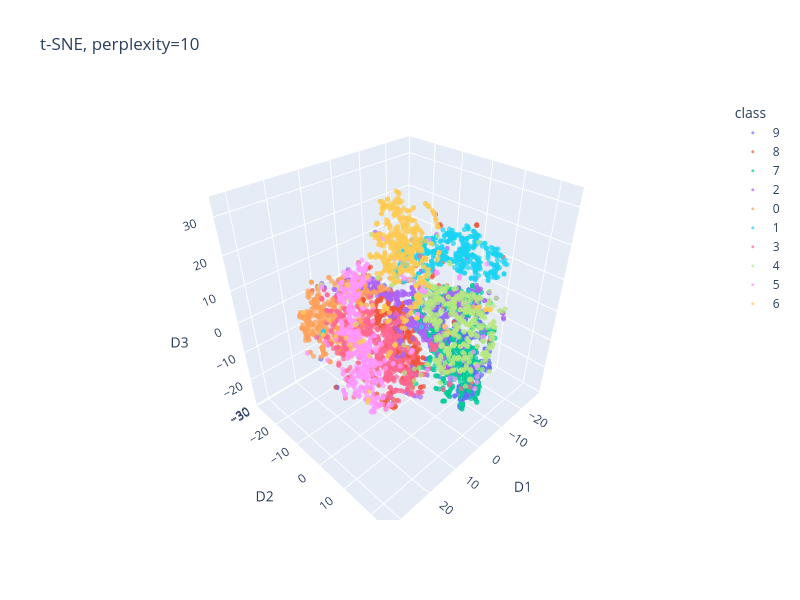
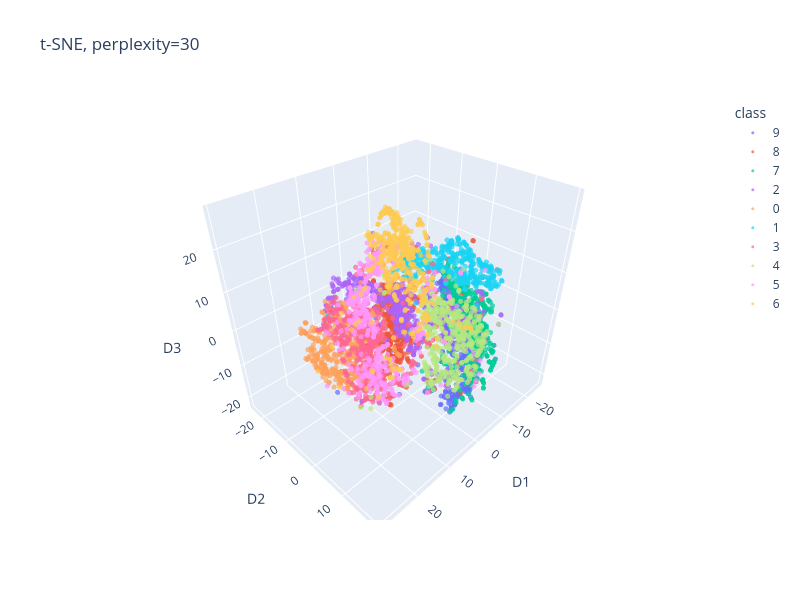
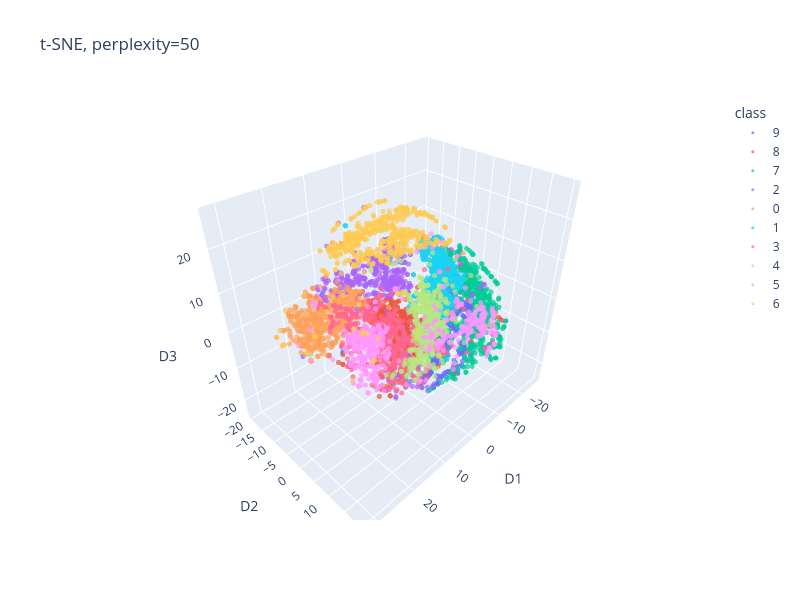

The cell these charts' notebook holds for them, in order:
### Code cell
for perp in [10, 30, 50]:
    tsne = TSNE(n_components=3, perplexity=perp, random_state=42)
    X_tsne = tsne.fit_transform(X_scaled)
    tsne_df = pd.DataFrame({
        "D1": X_tsne[:, 0], "D2": X_tsne[:, 1], "D3": X_tsne[:, 2],
        "class": [class_names[c] for c in y_sub]
    })
    fig = px.scatter_3d(tsne_df, x="D1", y="D2", z="D3", color="class",
                        opacity=0.7, height=600, width=800,
                        title=f"t-SNE, perplexity={perp}")
    fig.update_traces(marker_size=3)
    fig.show()

### Figure 1 — Plotly figure (JSON) as saved in the notebook; plotly's stock layout.template omitted (floating-point values rounded to 4 significant figures; data arrays with more than 128 entries replaced by an {"elided": "..."} marker saying what was removed)
{"data": [{"hovertemplate": "class=9<br>D1=%{x}<br>D2=%{y}<br>D3=%{z}<extra></extra>", "legendgroup": "9", "marker": {"color": "#636efa", "opacity": 0.7, "size": 3, "symbol": "circle"}, "mode": "markers", "name": "9", "scene": "scene", "showlegend": true, "type": "scatter3d", "x": {"elided": "500 float values"}, "y": {"elided": "500 float values"}, "z": {"elided": "500 float values"}}, {"hovertemplate": "class=8<br>D1=%{x}<br>D2=%{y}<br>D3=%{z}<extra></extra>", "legendgroup": "8", "marker": {"color": "#EF553B", "opacity": 0.7, "size": 3, "symbol": "circle"}, "mode": "markers", "name": "8", "scene": "scene", "showlegend": true, "type": "scatter3d", "x": {"elided": "500 float values"}, "y": {"elided": "500 float values"}, "z": {"elided": "500 float values"}}, {"hovertemplate": "class=7<br>D1=%{x}<br>D2=%{y}<br>D3=%{z}<extra></extra>", "legendgroup": "7", "marker": {"color": "#00cc96", "opacity": 0.7, "size": 3, "symbol": "circle"}, "mode": "markers", "name": "7", "scene": "scene", "showlegend": true, "type": "scatter3d", "x": {"elided": "500 float values"}, "y": {"elided": "500 float values"}, "z": {"elided": "500 float values"}}, {"hovertemplate": "class=2<br>D1=%{x}<br>D2=%{y}<br>D3=%{z}<extra></extra>", "legendgroup": "2", "marker": {"color": "#ab63fa", "opacity": 0.7, "size": 3, "symbol": "circle"}, "mode": "markers", "name": "2", "scene": "scene", "showlegend": true, "type": "scatter3d", "x": {"elided": "500 float values"}, "y": {"elided": "500 float values"}, "z": {"elided": "500 float values"}}, {"hovertemplate": "class=0<br>D1=%{x}<br>D2=%{y}<br>D3=%{z}<extra></extra>", "legendgroup": "0", "marker": {"color": "#FFA15A", "opacity": 0.7, "size": 3, "symbol": "circle"}, "mode": "markers", "name": "0", "scene": "scene", "showlegend": true, "type": "scatter3d", "x": {"elided": "500 float values"}, "y": {"elided": "500 float values"}, "z": {"elided": "500 float values"}}, {"hovertemplate": "class=1<br>D1=%{x}<br>D2=%{y}<br>D3=%{z}<extra></extra>", "legendgroup": "1", "marker": {"color": "#19d3f3", "opacity": 0.7, "size": 3, "symbol": "circle"}, "mode": "markers", "name": "1", "scene": "scene", "showlegend": true, "type": "scatter3d", "x": {"elided": "500 float values"}, "y": {"elided": "500 float values"}, "z": {"elided": "500 float values"}}, {"hovertemplate": "class=3<br>D1=%{x}<br>D2=%{y}<br>D3=%{z}<extra></extra>", "legendgroup": "3", "marker": {"color": "#FF6692", "opacity": 0.7, "size": 3, "symbol": "circle"}, "mode": "markers", "name": "3", "scene": "scene", "showlegend": true, "type": "scatter3d", "x": {"elided": "500 float values"}, "y": {"elided": "500 float values"}, "z": {"elided": "500 float values"}}, {"hovertemplate": "class=4<br>D1=%{x}<br>D2=%{y}<br>D3=%{z}<extra></extra>", "legendgroup": "4", "marker": {"color": "#B6E880", "opacity": 0.7, "size": 3, "symbol": "circle"}, "mode": "markers", "name": "4", "scene": "scene", "showlegend": true, "type": "scatter3d", "x": {"elided": "500 float values"}, "y": {"elided": "500 float values"}, "z": {"elided": "500 float values"}}, {"hovertemplate": "class=5<br>D1=%{x}<br>D2=%{y}<br>D3=%{z}<extra></extra>", "legendgroup": "5", "marker": {"color": "#FF97FF", "opacity": 0.7, "size": 3, "symbol": "circle"}, "mode": "markers", "name": "5", "scene": "scene", "showlegend": true, "type": "scatter3d", "x": {"elided": "500 float values"}, "y": {"elided": "500 float values"}, "z": {"elided": "500 float values"}}, {"hovertemplate": "class=6<br>D1=%{x}<br>D2=%{y}<br>D3=%{z}<extra></extra>", "legendgroup": "6", "marker": {"color": "#FECB52", "opacity": 0.7, "size": 3, "symbol": "circle"}, "mode": "markers", "name": "6", "scene": "scene", "showlegend": true, "type": "scatter3d", "x": {"elided": "500 float values"}, "y": {"elided": "500 float values"}, "z": {"elided": "500 float values"}}], "layout": {"height": 600, "legend": {"title": {"text": "class"}, "tracegroupgap": 0}, "scene": {"domain": {"x": [0, 1], "y": [0, 1]}, "xaxis": {"title": {"text": "D1"}}, "yaxis": {"title": {"text": "D2"}}, "zaxis": {"title": {"text": "D3"}}}, "title": {"text": "t-SNE, perplexity=10"}, "width": 800}}

### Figure 2 — Plotly figure (JSON) as saved in the notebook; plotly's stock layout.template omitted (floating-point values rounded to 4 significant figures; data arrays with more than 128 entries replaced by an {"elided": "..."} marker saying what was removed)
{"data": [{"hovertemplate": "class=9<br>D1=%{x}<br>D2=%{y}<br>D3=%{z}<extra></extra>", "legendgroup": "9", "marker": {"color": "#636efa", "opacity": 0.7, "size": 3, "symbol": "circle"}, "mode": "markers", "name": "9", "scene": "scene", "showlegend": true, "type": "scatter3d", "x": {"elided": "500 float values"}, "y": {"elided": "500 float values"}, "z": {"elided": "500 float values"}}, {"hovertemplate": "class=8<br>D1=%{x}<br>D2=%{y}<br>D3=%{z}<extra></extra>", "legendgroup": "8", "marker": {"color": "#EF553B", "opacity": 0.7, "size": 3, "symbol": "circle"}, "mode": "markers", "name": "8", "scene": "scene", "showlegend": true, "type": "scatter3d", "x": {"elided": "500 float values"}, "y": {"elided": "500 float values"}, "z": {"elided": "500 float values"}}, {"hovertemplate": "class=7<br>D1=%{x}<br>D2=%{y}<br>D3=%{z}<extra></extra>", "legendgroup": "7", "marker": {"color": "#00cc96", "opacity": 0.7, "size": 3, "symbol": "circle"}, "mode": "markers", "name": "7", "scene": "scene", "showlegend": true, "type": "scatter3d", "x": {"elided": "500 float values"}, "y": {"elided": "500 float values"}, "z": {"elided": "500 float values"}}, {"hovertemplate": "class=2<br>D1=%{x}<br>D2=%{y}<br>D3=%{z}<extra></extra>", "legendgroup": "2", "marker": {"color": "#ab63fa", "opacity": 0.7, "size": 3, "symbol": "circle"}, "mode": "markers", "name": "2", "scene": "scene", "showlegend": true, "type": "scatter3d", "x": {"elided": "500 float values"}, "y": {"elided": "500 float values"}, "z": {"elided": "500 float values"}}, {"hovertemplate": "class=0<br>D1=%{x}<br>D2=%{y}<br>D3=%{z}<extra></extra>", "legendgroup": "0", "marker": {"color": "#FFA15A", "opacity": 0.7, "size": 3, "symbol": "circle"}, "mode": "markers", "name": "0", "scene": "scene", "showlegend": true, "type": "scatter3d", "x": {"elided": "500 float values"}, "y": {"elided": "500 float values"}, "z": {"elided": "500 float values"}}, {"hovertemplate": "class=1<br>D1=%{x}<br>D2=%{y}<br>D3=%{z}<extra></extra>", "legendgroup": "1", "marker": {"color": "#19d3f3", "opacity": 0.7, "size": 3, "symbol": "circle"}, "mode": "markers", "name": "1", "scene": "scene", "showlegend": true, "type": "scatter3d", "x": {"elided": "500 float values"}, "y": {"elided": "500 float values"}, "z": {"elided": "500 float values"}}, {"hovertemplate": "class=3<br>D1=%{x}<br>D2=%{y}<br>D3=%{z}<extra></extra>", "legendgroup": "3", "marker": {"color": "#FF6692", "opacity": 0.7, "size": 3, "symbol": "circle"}, "mode": "markers", "name": "3", "scene": "scene", "showlegend": true, "type": "scatter3d", "x": {"elided": "500 float values"}, "y": {"elided": "500 float values"}, "z": {"elided": "500 float values"}}, {"hovertemplate": "class=4<br>D1=%{x}<br>D2=%{y}<br>D3=%{z}<extra></extra>", "legendgroup": "4", "marker": {"color": "#B6E880", "opacity": 0.7, "size": 3, "symbol": "circle"}, "mode": "markers", "name": "4", "scene": "scene", "showlegend": true, "type": "scatter3d", "x": {"elided": "500 float values"}, "y": {"elided": "500 float values"}, "z": {"elided": "500 float values"}}, {"hovertemplate": "class=5<br>D1=%{x}<br>D2=%{y}<br>D3=%{z}<extra></extra>", "legendgroup": "5", "marker": {"color": "#FF97FF", "opacity": 0.7, "size": 3, "symbol": "circle"}, "mode": "markers", "name": "5", "scene": "scene", "showlegend": true, "type": "scatter3d", "x": {"elided": "500 float values"}, "y": {"elided": "500 float values"}, "z": {"elided": "500 float values"}}, {"hovertemplate": "class=6<br>D1=%{x}<br>D2=%{y}<br>D3=%{z}<extra></extra>", "legendgroup": "6", "marker": {"color": "#FECB52", "opacity": 0.7, "size": 3, "symbol": "circle"}, "mode": "markers", "name": "6", "scene": "scene", "showlegend": true, "type": "scatter3d", "x": {"elided": "500 float values"}, "y": {"elided": "500 float values"}, "z": {"elided": "500 float values"}}], "layout": {"height": 600, "legend": {"title": {"text": "class"}, "tracegroupgap": 0}, "scene": {"domain": {"x": [0, 1], "y": [0, 1]}, "xaxis": {"title": {"text": "D1"}}, "yaxis": {"title": {"text": "D2"}}, "zaxis": {"title": {"text": "D3"}}}, "title": {"text": "t-SNE, perplexity=30"}, "width": 800}}

### Figure 3 — Plotly figure (JSON) as saved in the notebook; plotly's stock layout.template omitted (floating-point values rounded to 4 significant figures; data arrays with more than 128 entries replaced by an {"elided": "..."} marker saying what was removed)
{"data": [{"hovertemplate": "class=9<br>D1=%{x}<br>D2=%{y}<br>D3=%{z}<extra></extra>", "legendgroup": "9", "marker": {"color": "#636efa", "opacity": 0.7, "size": 3, "symbol": "circle"}, "mode": "markers", "name": "9", "scene": "scene", "showlegend": true, "type": "scatter3d", "x": {"elided": "500 float values"}, "y": {"elided": "500 float values"}, "z": {"elided": "500 float values"}}, {"hovertemplate": "class=8<br>D1=%{x}<br>D2=%{y}<br>D3=%{z}<extra></extra>", "legendgroup": "8", "marker": {"color": "#EF553B", "opacity": 0.7, "size": 3, "symbol": "circle"}, "mode": "markers", "name": "8", "scene": "scene", "showlegend": true, "type": "scatter3d", "x": {"elided": "500 float values"}, "y": {"elided": "500 float values"}, "z": {"elided": "500 float values"}}, {"hovertemplate": "class=7<br>D1=%{x}<br>D2=%{y}<br>D3=%{z}<extra></extra>", "legendgroup": "7", "marker": {"color": "#00cc96", "opacity": 0.7, "size": 3, "symbol": "circle"}, "mode": "markers", "name": "7", "scene": "scene", "showlegend": true, "type": "scatter3d", "x": {"elided": "500 float values"}, "y": {"elided": "500 float values"}, "z": {"elided": "500 float values"}}, {"hovertemplate": "class=2<br>D1=%{x}<br>D2=%{y}<br>D3=%{z}<extra></extra>", "legendgroup": "2", "marker": {"color": "#ab63fa", "opacity": 0.7, "size": 3, "symbol": "circle"}, "mode": "markers", "name": "2", "scene": "scene", "showlegend": true, "type": "scatter3d", "x": {"elided": "500 float values"}, "y": {"elided": "500 float values"}, "z": {"elided": "500 float values"}}, {"hovertemplate": "class=0<br>D1=%{x}<br>D2=%{y}<br>D3=%{z}<extra></extra>", "legendgroup": "0", "marker": {"color": "#FFA15A", "opacity": 0.7, "size": 3, "symbol": "circle"}, "mode": "markers", "name": "0", "scene": "scene", "showlegend": true, "type": "scatter3d", "x": {"elided": "500 float values"}, "y": {"elided": "500 float values"}, "z": {"elided": "500 float values"}}, {"hovertemplate": "class=1<br>D1=%{x}<br>D2=%{y}<br>D3=%{z}<extra></extra>", "legendgroup": "1", "marker": {"color": "#19d3f3", "opacity": 0.7, "size": 3, "symbol": "circle"}, "mode": "markers", "name": "1", "scene": "scene", "showlegend": true, "type": "scatter3d", "x": {"elided": "500 float values"}, "y": {"elided": "500 float values"}, "z": {"elided": "500 float values"}}, {"hovertemplate": "class=3<br>D1=%{x}<br>D2=%{y}<br>D3=%{z}<extra></extra>", "legendgroup": "3", "marker": {"color": "#FF6692", "opacity": 0.7, "size": 3, "symbol": "circle"}, "mode": "markers", "name": "3", "scene": "scene", "showlegend": true, "type": "scatter3d", "x": {"elided": "500 float values"}, "y": {"elided": "500 float values"}, "z": {"elided": "500 float values"}}, {"hovertemplate": "class=4<br>D1=%{x}<br>D2=%{y}<br>D3=%{z}<extra></extra>", "legendgroup": "4", "marker": {"color": "#B6E880", "opacity": 0.7, "size": 3, "symbol": "circle"}, "mode": "markers", "name": "4", "scene": "scene", "showlegend": true, "type": "scatter3d", "x": {"elided": "500 float values"}, "y": {"elided": "500 float values"}, "z": {"elided": "500 float values"}}, {"hovertemplate": "class=5<br>D1=%{x}<br>D2=%{y}<br>D3=%{z}<extra></extra>", "legendgroup": "5", "marker": {"color": "#FF97FF", "opacity": 0.7, "size": 3, "symbol": "circle"}, "mode": "markers", "name": "5", "scene": "scene", "showlegend": true, "type": "scatter3d", "x": {"elided": "500 float values"}, "y": {"elided": "500 float values"}, "z": {"elided": "500 float values"}}, {"hovertemplate": "class=6<br>D1=%{x}<br>D2=%{y}<br>D3=%{z}<extra></extra>", "legendgroup": "6", "marker": {"color": "#FECB52", "opacity": 0.7, "size": 3, "symbol": "circle"}, "mode": "markers", "name": "6", "scene": "scene", "showlegend": true, "type": "scatter3d", "x": {"elided": "500 float values"}, "y": {"elided": "500 float values"}, "z": {"elided": "500 float values"}}], "layout": {"height": 600, "legend": {"title": {"text": "class"}, "tracegroupgap": 0}, "scene": {"domain": {"x": [0, 1], "y": [0, 1]}, "xaxis": {"title": {"text": "D1"}}, "yaxis": {"title": {"text": "D2"}}, "zaxis": {"title": {"text": "D3"}}}, "title": {"text": "t-SNE, perplexity=50"}, "width": 800}}
